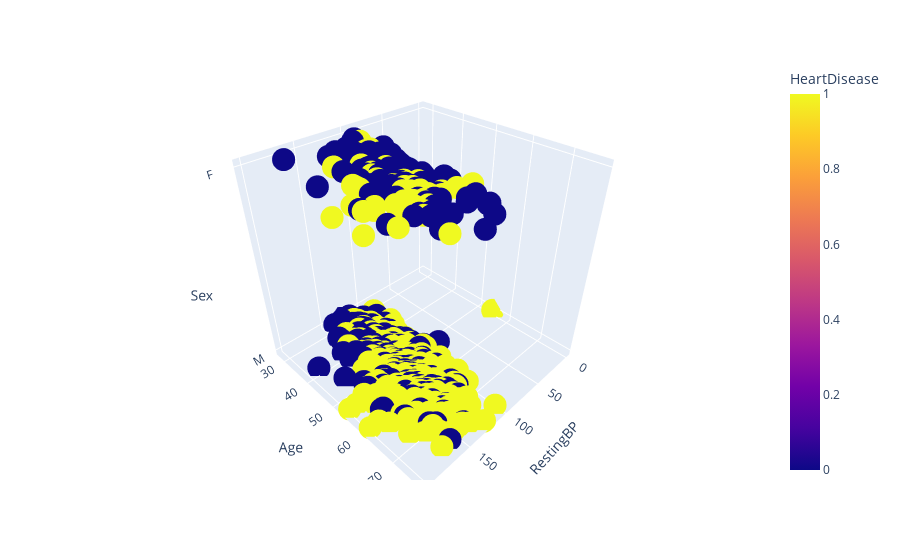

The code cell stored with this chart in its notebook:
### Code cell
#plot scatter plot
fig = px.scatter_3d(df, 
                    x='RestingBP',
                    y='Age',
                    z='Sex',
                    color='HeartDisease')
fig.show()

### Figure 1 — Plotly figure (JSON) as saved in the notebook; plotly's stock layout.template omitted (floating-point values rounded to 4 significant figures; data arrays with more than 128 entries replaced by an {"elided": "..."} marker saying what was removed)
{"data": [{"hovertemplate": "RestingBP=%{x}<br>Age=%{y}<br>Sex=%{z}<br>HeartDisease=%{marker.color}", "showlegend": false, "legendgroup": "", "name": "", "scene": "scene", "y": {"elided": "918 int values"}, "hoverlabel": {"namelength": 0}, "mode": "markers", "marker": {"color": {"elided": "918 int values"}, "symbol": "circle", "coloraxis": "coloraxis"}, "x": {"elided": "918 int values"}, "z": {"elided": "918 str values"}, "type": "scatter3d"}], "layout": {"scene": {"domain": {"y": [0, 1], "x": [0, 1]}, "zaxis": {"title": {"text": "Sex"}}, "xaxis": {"title": {"text": "RestingBP"}}, "yaxis": {"title": {"text": "Age"}}}, "margin": {"t": 60}, "legend": {"tracegroupgap": 0}, "coloraxis": {"colorbar": {"title": {"text": "HeartDisease"}}, "colorscale": [[0, "#0d0887"], [0.1111, "#46039f"], [0.2222, "#7201a8"], [0.3333, "#9c179e"], [0.4444, "#bd3786"], [0.5556, "#d8576b"], [0.6667, "#ed7953"], [0.7778, "#fb9f3a"], [0.8889, "#fdca26"], [1, "#f0f921"]]}}}
